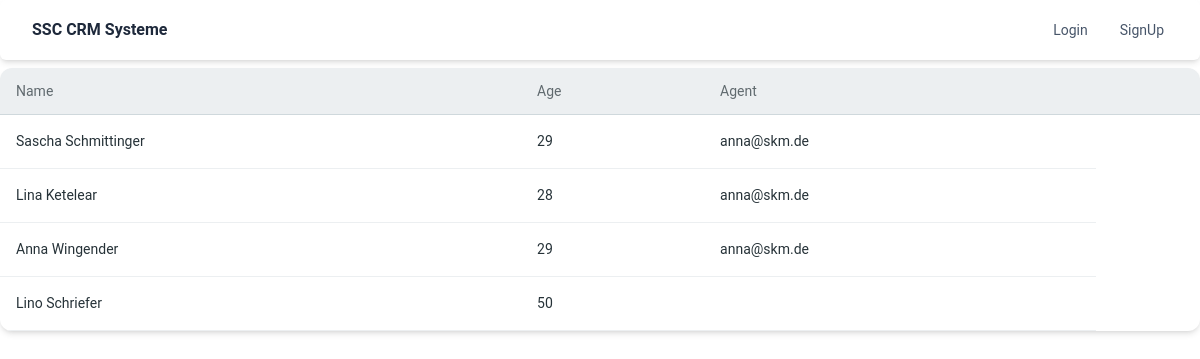
The page /leads/ on the database as committed earlier.
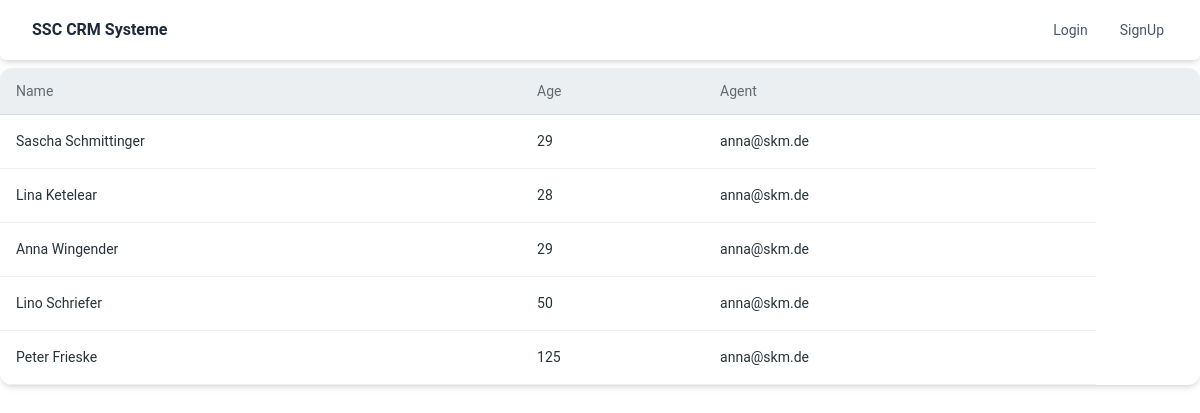
The same page on the database as committed later.
### leads/models.py (models this page shows, shortened)
class Lead(models.Model):
    first_name = models.CharField(max_length=20)
    last_name = models.CharField(max_length=20)
    age = models.IntegerField(default=0)
    agent = models.ForeignKey("Agent",on_delete=models.CASCADE)

class Agent(models.Model):
    user = models.OneToOneField(User, on_delete=models.CASCADE)
    def __str__(self):
        return self.user.email

class User(AbstractUser):
    pass

### leads/views.py (the view)
# urls.py: path('',LeadsListView.as_view(), name='lead_view'),
class LeadsListView(generic.ListView):
    template_name = 'leads/home.html'
    queryset = Lead.objects.all()
    context_object_name = 'leads'

### templates/leads/home.html (shortened to what this page needs)
{% extends "../base.html" %}
{% load static %}
{% block start %}
<div
class="mt-2 relative flex flex-col w-full h-full overflow-scroll text-gray-700 bg-white shadow-md rounded-xl bg-clip-border">
<table class="w-full text-left table-auto min-w-max">
  <thead>
    <tr>
      <th class="p-4 border-b border-blue-gray-100 bg-blue-gray-50">
        <p class="block font-sans text-sm antialiased font-normal leading-none text-blue-gray-900 opacity-70">
          Name
        </p>
      </th>
      <th class="p-4 border-b border-blue-gray-100 bg-blue-gray-50">
        <p class="block font-sans text-sm antialiased font-normal leading-none text-blue-gray-900 opacity-70">
          Age
        </p>
      </th>
      <th class="p-4 border-b border-blue-gray-100 bg-blue-gray-50">
        <p class="block font-sans text-sm antialiased font-normal leading-none text-blue-gray-900 opacity-70">
          Agent
        </p>
      </th>
      <th class="p-4 border-b border-blue-gray-100 bg-blue-gray-50">
      </th>
    </tr>
  </thead>
  <tbody>
    {% for lead in leads %}
    <tr>
      <td class="p-4 border-b border-blue-gray-50">
        <a href="{% url "leads:lead_detail" lead.pk %}" class="block font-sans text-sm antialiased font-normal leading-normal text-blue-gray-900">
            {{ lead.first_name }} {{ lead.last_name }}
        </a>
      </td>
      <td class="p-4 border-b border-blue-gray-50">
        <p class="block font-sans text-sm antialiased font-normal leading-normal text-blue-gray-900">
            {{ lead.age }}
        </p>
      </td>
      <td class="p-4 border-b border-blue-gray-50">
        <p class="block font-sans text-sm antialiased font-normal leading-normal text-blue-gray-900">
            {{ lead.agent }}
        </p>
      </td>
    </tr>
    {% endfor %}
  </tbody>
</table>
</div>
{% endblock start %}

Rows that differ between the two databases and show on the page:
changed Lead "Lino": agent (not shown) → "anna@skm.de"
added Lead: first_name "Peter", last_name "Frieske", age "125", agent "anna@skm.de"
